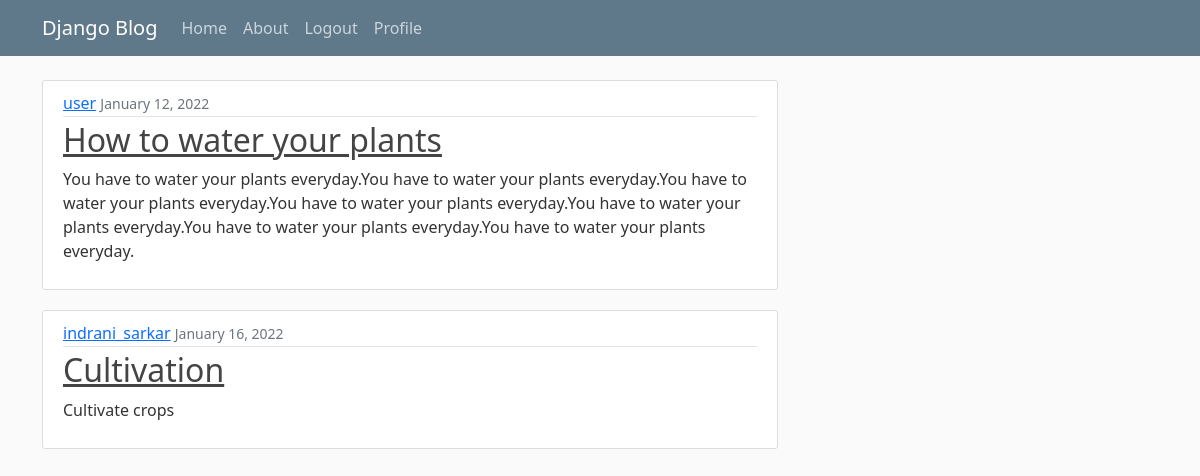
/blog_dashboard/ (signed in), run on the app's committed database.
### BlogSupport/models.py (models this page shows, shortened)
class Post(models.Model):
    postTitle = models.CharField(max_length=100)
    postContent = models.TextField()
    datePosted = models.DateTimeField(default=timezone.now)
    author = models.ForeignKey(User, on_delete=models.CASCADE)

### BlogSupport/views.py (the view)
# urls.py: path('', views.blogDashboard, name='blog-dashboard'),
def blogDashboard(request):
    context = {
        'blogs': Post.objects.all()
    }
    return render(request, 'BlogSupport/blog_dashboard.html', context)

### BlogSupport/templates/BlogSupport/blog_dashboard.html
{% extends "BlogSupport/base.html" %}
 {% block content %}
    {% for post in blogs %}
    <article class="media content-section">
  <div class="media-body">
    <div class="article-metadata">
      <a class="mr-2" href="#">{{ post.author }}</a>
      <small class="text-muted">{{ post.datePosted | date:"F d, Y"}}</small>
    </div>
    <h2><a class="article-title" href="#">{{ post.postTitle }}</a></h2>
    <p class="article-content">{{ post.postContent }}</p>
  </div>
</article>
    {% endfor %}
 {% endblock content %}

### BlogSupport/static/BlogSupport/main.css (style rules this page uses)
body { background: #fafafa; color: #333333; margin-top: 5rem; }
h1, h2, h3, h4, h5, h6 { color: #444444; }
.content-section { background: #ffffff; padding: 10px 20px; border: 1px solid #dddddd; border-radius: 3px; margin-bottom: 20px; }
.article-title { color: #444444; }
.article-content { white-space: pre-line; }
.article-metadata { padding-bottom: 1px; margin-bottom: 4px; border-bottom: 1px solid #e3e3e3 }

### data on the page
Post: author "user", datePosted "January 12, 2022", postTitle "How to water your plants", postContent "You have to water your plants everyday.You have to water your plants everyday.You have to water your plants everyday.You have to water your plants everyday.You have to water your plants everyday.You have to water your plants everyday.You have to water your plants everyday."
Post: author "indrani_sarkar", datePosted "January 16, 2022", postTitle "Cultivation", postContent "Cultivate crops"
